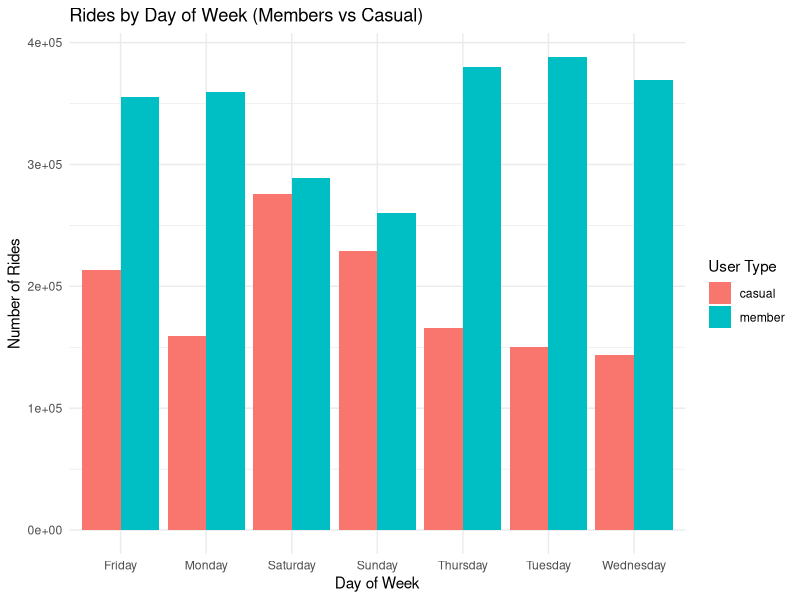
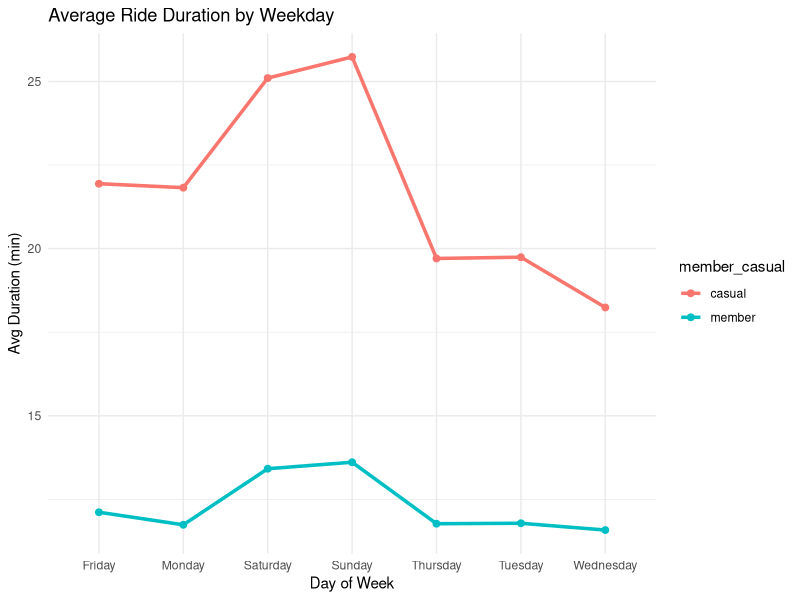
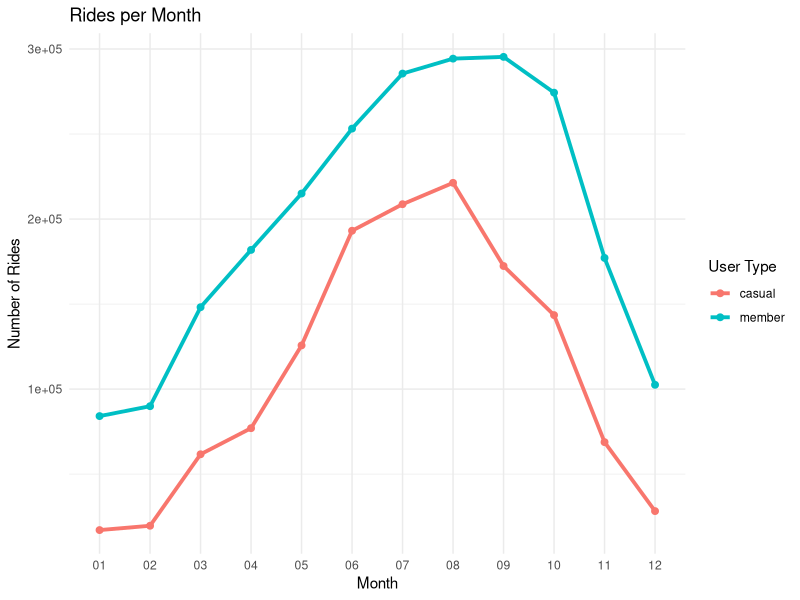
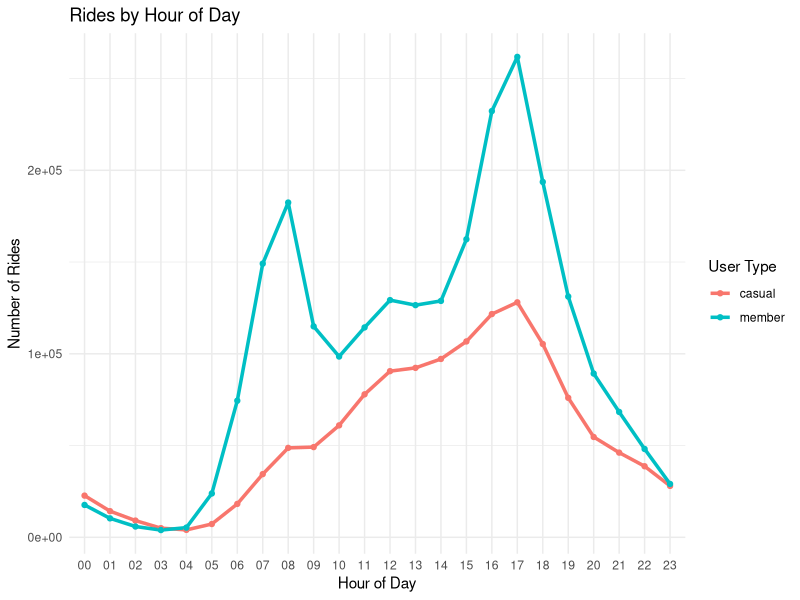
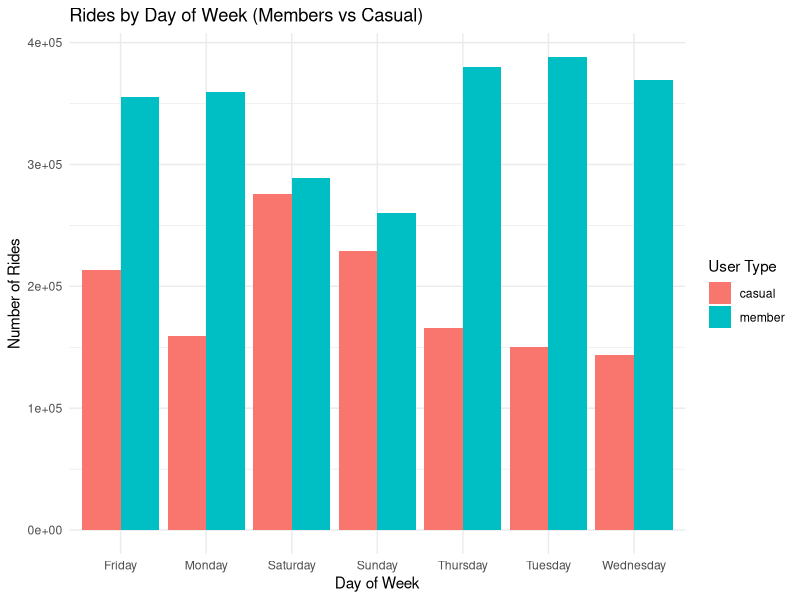
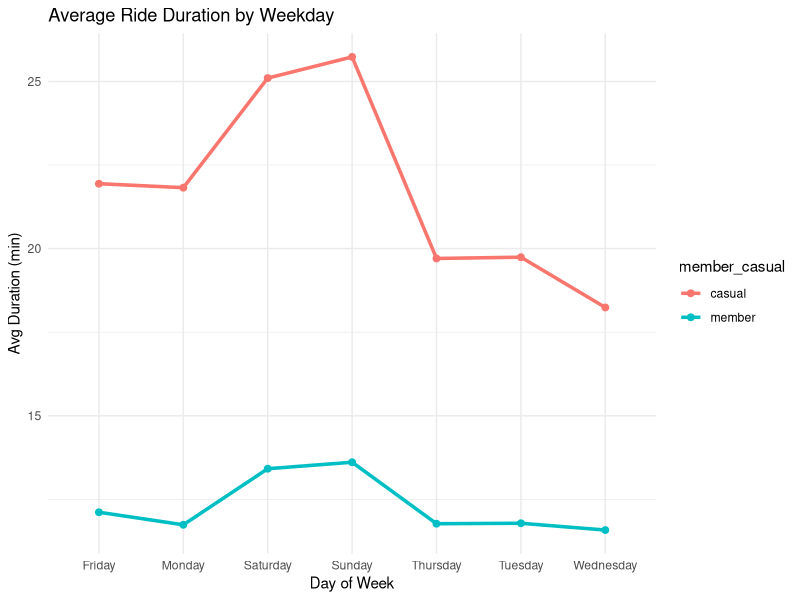
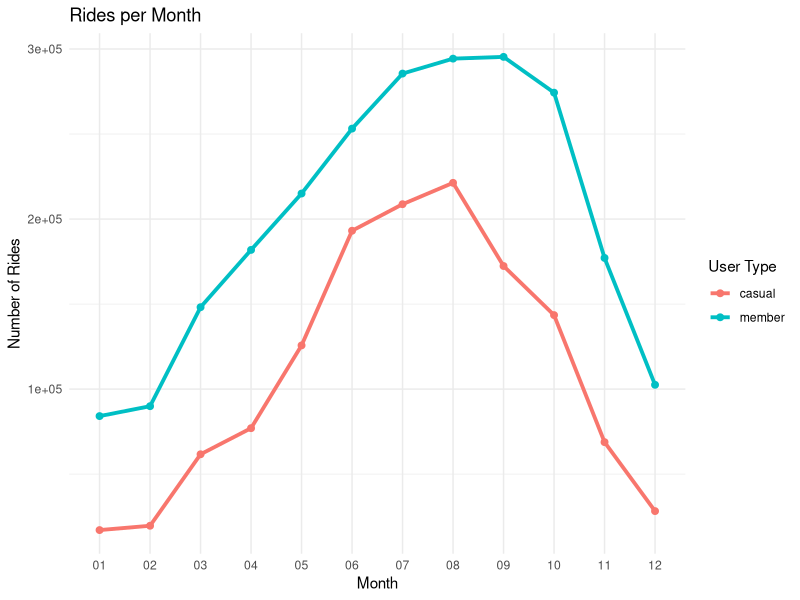
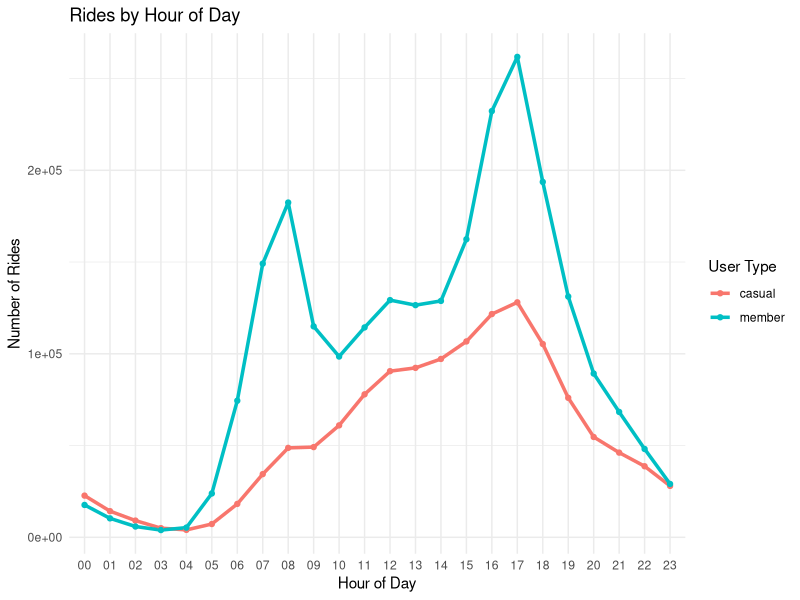

Reproduce these figures in R, in order. (Note: this script raises an error after producing the figures.)
# ================================
# visualizations.R – Cyclistic Case Study Plots
# ================================

library(tidyverse)

# 1. Load summary tables
weekday_summary <- read_csv("Summaries/weekday_summary.csv")
monthly_summary <- read_csv("Summaries/monthly_summary.csv")
hourly_summary  <- read_csv("Summaries/hourly_summary.csv")

# ------------------------------------------
# 2. Weekday Plot – Usage by day of week
# ------------------------------------------
p1 <- weekday_summary %>%
  ggplot(aes(x = day_of_week,
             y = number_of_rides,
             fill = member_casual)) +
  geom_col(position = "dodge") +
  labs(title = "Rides by Day of Week (Members vs Casual)",
       x = "Day of Week",
       y = "Number of Rides",
       fill = "User Type") +
  theme_minimal()

p1
ggsave("Visuals/weekday_rides.png", width = 10, height = 6, dpi = 300)

# ------------------------------------------
# 3. Average ride duration by weekday
# ------------------------------------------
p2 <- weekday_summary %>%
  ggplot(aes(x = day_of_week,
             y = average_duration,
             color = member_casual,
             group = member_casual)) +
  geom_line(size = 1.2) +
  geom_point(size = 2) +
  labs(title = "Average Ride Duration by Weekday",
       x = "Day of Week",
       y = "Avg Duration (min)") +
  theme_minimal()

p2
ggsave("Visuals/weekday_duration.png", width = 10, height = 6, dpi = 300)

# ------------------------------------------
# 4. Monthly rides plot
# ------------------------------------------
p3 <- monthly_summary %>%
  ggplot(aes(x = month,
             y = number_of_rides,
             color = member_casual,
             group = member_casual)) +
  geom_line(size = 1.3) +
  geom_point(size = 2) +
  labs(title = "Rides per Month",
       x = "Month",
       y = "Number of Rides",
       color = "User Type") +
  theme_minimal()

p3
ggsave("Visuals/monthly_rides.png", width = 10, height = 6, dpi = 300)

# ------------------------------------------
# 5. Hourly rides plot
# ------------------------------------------
p4 <- hourly_summary %>%
  ggplot(aes(x = hour,
             y = number_of_rides,
             color = member_casual,
             group = member_casual)) +
  geom_line(size = 1.2) +
  geom_point(size = 1.5) +
  labs(title = "Rides by Hour of Day",
       x = "Hour of Day",
       y = "Number of Rides",
       color = "User Type") +
  theme_minimal()

p4
ggsave("Visuals/hourly_rides.png", width = 10, height = 6, dpi = 300)

# =========================================================
# 5. Heatmap: rides by hour and weekday (professional)
# =========================================================

# Build summary table: rides per hour x weekday x user type
heatmap_summary <- all_trips %>%
  mutate(hour = format(started_at, "%H")) %>%
  group_by(member_casual, day_of_week, hour) %>%
  summarise(number_of_rides = n(), .groups = "drop")

# Heatmap plot
p_heatmap <- ggplot(heatmap_summary,
                    aes(x = hour,
                        y = day_of_week,
                        fill = number_of_rides)) +
  geom_tile(color = "white") +
  facet_wrap(~ member_casual, ncol = 1) +
  scale_fill_viridis_c(option = "C", labels = scales::comma) +
  labs(
    title = "Rides by Hour and Weekday",
    subtitle = "Comparison of casual riders vs annual members",
    x = "Hour of Day",
    y = "Day of Week",
    fill = "Number of rides"
  ) +
  theme_minimal(base_size = 14) +
  theme(
    panel.grid = element_blank(),
    strip.text = element_text(face = "bold"),
    axis.text.x = element_text(angle = 45, hjust = 1)
  )

# Show plot
p_heatmap
ggsave("Visuals/heatmap_hour_weekday.png",
      plot = p_heatmap,
      width = 10, height = 6, dpi = 300)
